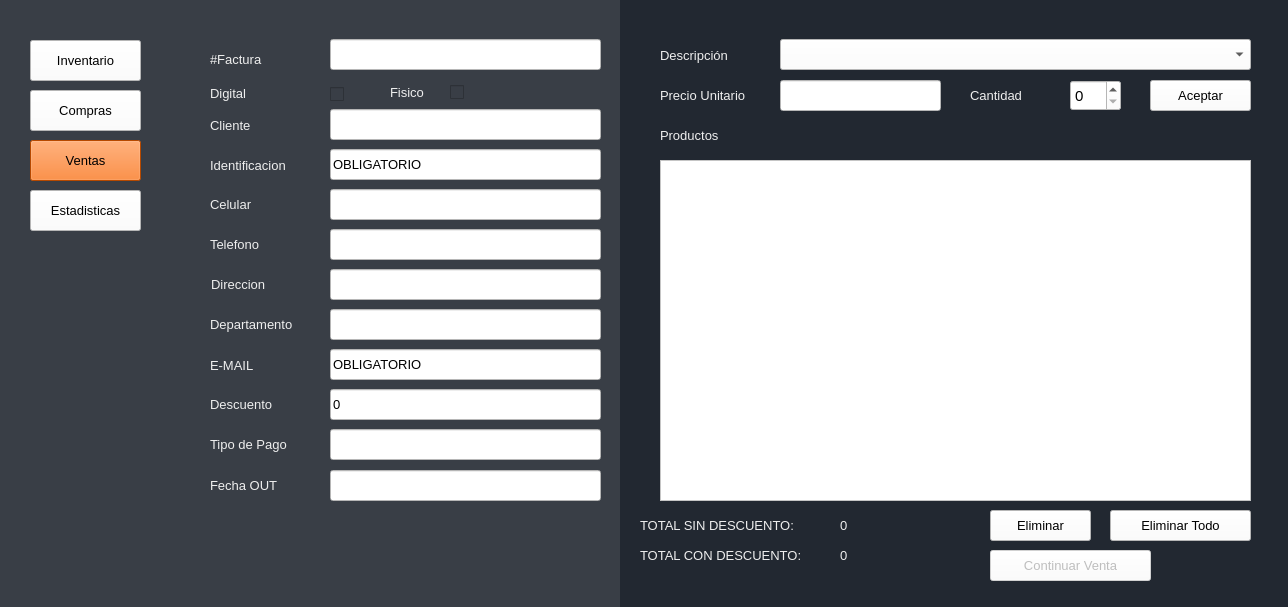
<?xml version="1.0" encoding="UTF-8"?>
<ui version="4.0">
 <class>Ventas</class>
 <widget class="QMainWindow" name="Ventas">
  <property name="windowModality">
   <enum>Qt::NonModal</enum>
  </property>
  <property name="geometry">
   <rect>
    <x>0</x>
    <y>0</y>
    <width>1288</width>
    <height>607</height>
   </rect>
  </property>
  <property name="sizePolicy">
   <sizepolicy hsizetype="Expanding" vsizetype="Expanding">
    <horstretch>0</horstretch>
    <verstretch>0</verstretch>
   </sizepolicy>
  </property>
  <property name="minimumSize">
   <size>
    <width>0</width>
    <height>0</height>
   </size>
  </property>
  <property name="maximumSize">
   <size>
    <width>1366</width>
    <height>768</height>
   </size>
  </property>
  <property name="windowTitle">
   <string>Ventas</string>
  </property>
  <property name="styleSheet">
   <string notr="true">background-color: rgb(255, 255, 255);</string>
  </property>
  <widget class="QWidget" name="centralwidget">
   <widget class="QLabel" name="label_5">
    <property name="geometry">
     <rect>
      <x>390</x>
      <y>77</y>
      <width>51</width>
      <height>31</height>
     </rect>
    </property>
    <property name="font">
     <font>
      <family>Arial</family>
      <pointsize>10</pointsize>
      <weight>50</weight>
      <bold>false</bold>
     </font>
    </property>
    <property name="styleSheet">
     <string notr="true">background-color: rgb(57, 62, 70);
color: rgb(238, 238, 238);</string>
    </property>
    <property name="text">
     <string>Fisico</string>
    </property>
   </widget>
   <widget class="QCheckBox" name="checkBoxDigital">
    <property name="geometry">
     <rect>
      <x>330</x>
      <y>86</y>
      <width>16</width>
      <height>17</height>
     </rect>
    </property>
    <property name="font">
     <font>
      <family>Eras Bold ITC</family>
      <pointsize>12</pointsize>
     </font>
    </property>
    <property name="styleSheet">
     <string notr="true">background-color: rgb(57, 62, 70);</string>
    </property>
    <property name="text">
     <string/>
    </property>
   </widget>
   <widget class="QLabel" name="label_7">
    <property name="geometry">
     <rect>
      <x>210</x>
      <y>78</y>
      <width>51</width>
      <height>31</height>
     </rect>
    </property>
    <property name="font">
     <font>
      <family>Arial</family>
      <pointsize>10</pointsize>
      <weight>50</weight>
      <bold>false</bold>
     </font>
    </property>
    <property name="styleSheet">
     <string notr="true">background-color: rgb(57, 62, 70);
color: rgb(238, 238, 238);</string>
    </property>
    <property name="text">
     <string>Digital</string>
    </property>
   </widget>
   <widget class="QCheckBox" name="checkBoxFisico">
    <property name="geometry">
     <rect>
      <x>450</x>
      <y>84</y>
      <width>16</width>
      <height>17</height>
     </rect>
    </property>
    <property name="font">
     <font>
      <family>Eras Bold ITC</family>
      <pointsize>12</pointsize>
     </font>
    </property>
    <property name="styleSheet">
     <string notr="true">background-color: rgb(57, 62, 70);</string>
    </property>
    <property name="text">
     <string/>
    </property>
   </widget>
   <widget class="QLabel" name="label_8">
    <property name="geometry">
     <rect>
      <x>210</x>
      <y>49</y>
      <width>81</width>
      <height>21</height>
     </rect>
    </property>
    <property name="font">
     <font>
      <family>Arial</family>
      <pointsize>10</pointsize>
      <weight>50</weight>
      <bold>false</bold>
     </font>
    </property>
    <property name="autoFillBackground">
     <bool>false</bool>
    </property>
    <property name="styleSheet">
     <string notr="true">background-color: rgb(57, 62, 70);
color: rgb(238, 238, 238);</string>
    </property>
    <property name="text">
     <string>#Factura</string>
    </property>
   </widget>
   <widget class="QLineEdit" name="lineEditFactura">
    <property name="geometry">
     <rect>
      <x>330</x>
      <y>39</y>
      <width>271</width>
      <height>31</height>
     </rect>
    </property>
    <property name="font">
     <font>
      <family>Arial</family>
      <pointsize>10</pointsize>
     </font>
    </property>
    <property name="styleSheet">
     <string notr="true">background-color: rgb(255, 255, 255);</string>
    </property>
    <property name="text">
     <string/>
    </property>
   </widget>
   <widget class="QLabel" name="label_9">
    <property name="geometry">
     <rect>
      <x>210</x>
      <y>110</y>
      <width>51</width>
      <height>31</height>
     </rect>
    </property>
    <property name="font">
     <font>
      <family>Arial</family>
      <pointsize>10</pointsize>
      <weight>50</weight>
      <bold>false</bold>
     </font>
    </property>
    <property name="styleSheet">
     <string notr="true">background-color: rgb(57, 62, 70);
color: rgb(238, 238, 238);</string>
    </property>
    <property name="text">
     <string>Cliente</string>
    </property>
   </widget>
   <widget class="QLineEdit" name="lineEditCliente">
    <property name="geometry">
     <rect>
      <x>330</x>
      <y>109</y>
      <width>271</width>
      <height>31</height>
     </rect>
    </property>
    <property name="font">
     <font>
      <family>Arial</family>
      <pointsize>10</pointsize>
     </font>
    </property>
    <property name="styleSheet">
     <string notr="true">background-color: rgb(255, 255, 255);</string>
    </property>
    <property name="text">
     <string/>
    </property>
   </widget>
   <widget class="QLabel" name="label_12">
    <property name="geometry">
     <rect>
      <x>210</x>
      <y>150</y>
      <width>101</width>
      <height>31</height>
     </rect>
    </property>
    <property name="font">
     <font>
      <family>Arial</family>
      <pointsize>10</pointsize>
      <weight>50</weight>
      <bold>false</bold>
     </font>
    </property>
    <property name="styleSheet">
     <string notr="true">background-color: rgb(57, 62, 70);
color: rgb(238, 238, 238);</string>
    </property>
    <property name="text">
     <string>Identificacion</string>
    </property>
   </widget>
   <widget class="QLineEdit" name="lineEditIdentificacion">
    <property name="geometry">
     <rect>
      <x>330</x>
      <y>149</y>
      <width>271</width>
      <height>31</height>
     </rect>
    </property>
    <property name="font">
     <font>
      <family>Arial</family>
      <pointsize>10</pointsize>
     </font>
    </property>
    <property name="styleSheet">
     <string notr="true">background-color: rgb(255, 255, 255);</string>
    </property>
    <property name="text">
     <string>OBLIGATORIO</string>
    </property>
   </widget>
   <widget class="QLabel" name="label_13">
    <property name="geometry">
     <rect>
      <x>210</x>
      <y>189</y>
      <width>71</width>
      <height>31</height>
     </rect>
    </property>
    <property name="font">
     <font>
      <family>Arial</family>
      <pointsize>10</pointsize>
      <weight>50</weight>
      <bold>false</bold>
     </font>
    </property>
    <property name="styleSheet">
     <string notr="true">background-color: rgb(57, 62, 70);
color: rgb(238, 238, 238);</string>
    </property>
    <property name="text">
     <string>Celular</string>
    </property>
   </widget>
   <widget class="QLineEdit" name="lineEditCelular">
    <property name="geometry">
     <rect>
      <x>330</x>
      <y>189</y>
      <width>271</width>
      <height>31</height>
     </rect>
    </property>
    <property name="font">
     <font>
      <family>Arial</family>
      <pointsize>10</pointsize>
     </font>
    </property>
    <property name="styleSheet">
     <string notr="true">background-color: rgb(255, 255, 255);</string>
    </property>
    <property name="text">
     <string/>
    </property>
   </widget>
   <widget class="QLabel" name="label_14">
    <property name="geometry">
     <rect>
      <x>210</x>
      <y>229</y>
      <width>61</width>
      <height>31</height>
     </rect>
    </property>
    <property name="font">
     <font>
      <family>Arial</family>
      <pointsize>10</pointsize>
      <weight>50</weight>
      <bold>false</bold>
     </font>
    </property>
    <property name="styleSheet">
     <string notr="true">background-color: rgb(57, 62, 70);
color: rgb(238, 238, 238);</string>
    </property>
    <property name="text">
     <string>Telefono</string>
    </property>
   </widget>
   <widget class="QLineEdit" name="lineEditTelefono">
    <property name="geometry">
     <rect>
      <x>330</x>
      <y>229</y>
      <width>271</width>
      <height>31</height>
     </rect>
    </property>
    <property name="font">
     <font>
      <family>Arial</family>
      <pointsize>10</pointsize>
     </font>
    </property>
    <property name="styleSheet">
     <string notr="true">background-color: rgb(255, 255, 255);</string>
    </property>
    <property name="text">
     <string/>
    </property>
   </widget>
   <widget class="QLabel" name="label_15">
    <property name="geometry">
     <rect>
      <x>211</x>
      <y>269</y>
      <width>71</width>
      <height>31</height>
     </rect>
    </property>
    <property name="font">
     <font>
      <family>Arial</family>
      <pointsize>10</pointsize>
      <weight>50</weight>
      <bold>false</bold>
     </font>
    </property>
    <property name="styleSheet">
     <string notr="true">background-color: rgb(57, 62, 70);
color: rgb(238, 238, 238);</string>
    </property>
    <property name="text">
     <string>Direccion</string>
    </property>
   </widget>
   <widget class="QLineEdit" name="lineEditDireccion">
    <property name="geometry">
     <rect>
      <x>330</x>
      <y>269</y>
      <width>271</width>
      <height>31</height>
     </rect>
    </property>
    <property name="font">
     <font>
      <family>Arial</family>
      <pointsize>10</pointsize>
     </font>
    </property>
    <property name="styleSheet">
     <string notr="true">background-color: rgb(255, 255, 255);</string>
    </property>
    <property name="text">
     <string/>
    </property>
   </widget>
   <widget class="QLabel" name="label_16">
    <property name="geometry">
     <rect>
      <x>210</x>
      <y>350</y>
      <width>61</width>
      <height>31</height>
     </rect>
    </property>
    <property name="font">
     <font>
      <family>Arial</family>
      <pointsize>10</pointsize>
      <weight>50</weight>
      <bold>false</bold>
     </font>
    </property>
    <property name="styleSheet">
     <string notr="true">background-color: rgb(57, 62, 70);
color: rgb(238, 238, 238);</string>
    </property>
    <property name="text">
     <string>E-MAIL</string>
    </property>
   </widget>
   <widget class="QLineEdit" name="lineEditEMAIL">
    <property name="geometry">
     <rect>
      <x>330</x>
      <y>349</y>
      <width>271</width>
      <height>31</height>
     </rect>
    </property>
    <property name="font">
     <font>
      <family>Arial</family>
      <pointsize>10</pointsize>
     </font>
    </property>
    <property name="styleSheet">
     <string notr="true">background-color: rgb(255, 255, 255);</string>
    </property>
    <property name="text">
     <string>OBLIGATORIO</string>
    </property>
   </widget>
   <widget class="QLineEdit" name="lineEditDescuento">
    <property name="enabled">
     <bool>true</bool>
    </property>
    <property name="geometry">
     <rect>
      <x>330</x>
      <y>389</y>
      <width>271</width>
      <height>31</height>
     </rect>
    </property>
    <property name="font">
     <font>
      <family>Arial</family>
      <pointsize>10</pointsize>
     </font>
    </property>
    <property name="styleSheet">
     <string notr="true">background-color: rgb(255, 255, 255);</string>
    </property>
    <property name="text">
     <string>0</string>
    </property>
   </widget>
   <widget class="QLabel" name="label_17">
    <property name="geometry">
     <rect>
      <x>210</x>
      <y>389</y>
      <width>91</width>
      <height>31</height>
     </rect>
    </property>
    <property name="font">
     <font>
      <family>Arial</family>
      <pointsize>10</pointsize>
      <weight>50</weight>
      <bold>false</bold>
     </font>
    </property>
    <property name="styleSheet">
     <string notr="true">background-color: rgb(57, 62, 70);
color: rgb(238, 238, 238);</string>
    </property>
    <property name="text">
     <string>Descuento</string>
    </property>
   </widget>
   <widget class="QLabel" name="label_4">
    <property name="geometry">
     <rect>
      <x>660</x>
      <y>40</y>
      <width>111</width>
      <height>31</height>
     </rect>
    </property>
    <property name="font">
     <font>
      <family>Arial</family>
      <pointsize>10</pointsize>
      <weight>50</weight>
      <bold>false</bold>
     </font>
    </property>
    <property name="styleSheet">
     <string notr="true">background-color: rgb(34, 40, 49);
color: rgb(238, 238, 238);</string>
    </property>
    <property name="text">
     <string>Descripción</string>
    </property>
   </widget>
   <widget class="QComboBox" name="comboBoxDescripcion">
    <property name="geometry">
     <rect>
      <x>780</x>
      <y>39</y>
      <width>471</width>
      <height>31</height>
     </rect>
    </property>
    <property name="font">
     <font>
      <family>Arial</family>
      <pointsize>9</pointsize>
      <weight>50</weight>
      <bold>false</bold>
     </font>
    </property>
    <property name="styleSheet">
     <string notr="true">background-color: rgb(255, 255, 255);</string>
    </property>
   </widget>
   <widget class="QSpinBox" name="spinBoxCantidad">
    <property name="geometry">
     <rect>
      <x>1070</x>
      <y>80</y>
      <width>51</width>
      <height>31</height>
     </rect>
    </property>
    <property name="font">
     <font>
      <family>Arial</family>
      <pointsize>11</pointsize>
     </font>
    </property>
    <property name="styleSheet">
     <string notr="true">background-color: rgb(255, 255, 255);</string>
    </property>
   </widget>
   <widget class="QPushButton" name="botonVentasAceptar">
    <property name="geometry">
     <rect>
      <x>1150</x>
      <y>80</y>
      <width>101</width>
      <height>31</height>
     </rect>
    </property>
    <property name="font">
     <font>
      <family>Arial</family>
      <pointsize>10</pointsize>
      <weight>50</weight>
      <bold>false</bold>
     </font>
    </property>
    <property name="styleSheet">
     <string notr="true">background-color: rgb(255, 255, 255);</string>
    </property>
    <property name="text">
     <string>Aceptar</string>
    </property>
   </widget>
   <widget class="QListWidget" name="listWidget">
    <property name="geometry">
     <rect>
      <x>660</x>
      <y>160</y>
      <width>591</width>
      <height>341</height>
     </rect>
    </property>
    <property name="font">
     <font>
      <family>Arial</family>
      <pointsize>10</pointsize>
     </font>
    </property>
    <property name="styleSheet">
     <string notr="true">background-color: rgb(255, 255, 255);</string>
    </property>
   </widget>
   <widget class="QPushButton" name="botonEliminar">
    <property name="geometry">
     <rect>
      <x>990</x>
      <y>510</y>
      <width>101</width>
      <height>31</height>
     </rect>
    </property>
    <property name="font">
     <font>
      <family>Arial</family>
      <pointsize>10</pointsize>
      <weight>50</weight>
      <bold>false</bold>
     </font>
    </property>
    <property name="styleSheet">
     <string notr="true">background-color: rgb(255, 255, 255);</string>
    </property>
    <property name="text">
     <string>Eliminar</string>
    </property>
   </widget>
   <widget class="QLabel" name="label_6">
    <property name="geometry">
     <rect>
      <x>660</x>
      <y>120</y>
      <width>91</width>
      <height>31</height>
     </rect>
    </property>
    <property name="font">
     <font>
      <family>Arial</family>
      <pointsize>10</pointsize>
      <weight>50</weight>
      <bold>false</bold>
     </font>
    </property>
    <property name="styleSheet">
     <string notr="true">background-color: rgb(34, 40, 49);
color: rgb(238, 238, 238);</string>
    </property>
    <property name="text">
     <string>Productos</string>
    </property>
   </widget>
   <widget class="QPushButton" name="botonEliminarTodo">
    <property name="geometry">
     <rect>
      <x>1110</x>
      <y>510</y>
      <width>141</width>
      <height>31</height>
     </rect>
    </property>
    <property name="font">
     <font>
      <family>Arial</family>
      <pointsize>10</pointsize>
      <weight>50</weight>
      <bold>false</bold>
     </font>
    </property>
    <property name="styleSheet">
     <string notr="true">background-color: rgb(255, 255, 255);</string>
    </property>
    <property name="text">
     <string>Eliminar Todo</string>
    </property>
   </widget>
   <widget class="QPushButton" name="botonContinuarVenta">
    <property name="enabled">
     <bool>false</bool>
    </property>
    <property name="geometry">
     <rect>
      <x>990</x>
      <y>550</y>
      <width>161</width>
      <height>31</height>
     </rect>
    </property>
    <property name="font">
     <font>
      <family>Arial</family>
      <pointsize>10</pointsize>
      <weight>50</weight>
      <bold>false</bold>
     </font>
    </property>
    <property name="styleSheet">
     <string notr="true">background-color: rgb(255, 255, 255);</string>
    </property>
    <property name="text">
     <string>Continuar Venta</string>
    </property>
   </widget>
   <widget class="QLabel" name="label_10">
    <property name="geometry">
     <rect>
      <x>660</x>
      <y>80</y>
      <width>141</width>
      <height>31</height>
     </rect>
    </property>
    <property name="font">
     <font>
      <family>Arial</family>
      <pointsize>10</pointsize>
      <weight>50</weight>
      <bold>false</bold>
     </font>
    </property>
    <property name="styleSheet">
     <string notr="true">background-color: rgb(34, 40, 49);
color: rgb(238, 238, 238);</string>
    </property>
    <property name="text">
     <string>Precio Unitario</string>
    </property>
   </widget>
   <widget class="QLineEdit" name="lineEditPrecio">
    <property name="geometry">
     <rect>
      <x>780</x>
      <y>80</y>
      <width>161</width>
      <height>31</height>
     </rect>
    </property>
    <property name="font">
     <font>
      <family>Arial</family>
      <pointsize>10</pointsize>
     </font>
    </property>
    <property name="styleSheet">
     <string notr="true">background-color: rgb(255, 255, 255);</string>
    </property>
    <property name="text">
     <string/>
    </property>
   </widget>
   <widget class="QLabel" name="label_11">
    <property name="geometry">
     <rect>
      <x>970</x>
      <y>80</y>
      <width>91</width>
      <height>31</height>
     </rect>
    </property>
    <property name="font">
     <font>
      <family>Arial</family>
      <pointsize>10</pointsize>
      <weight>50</weight>
      <bold>false</bold>
     </font>
    </property>
    <property name="styleSheet">
     <string notr="true">background-color: rgb(34, 40, 49);
color: rgb(238, 238, 238);</string>
    </property>
    <property name="text">
     <string>Cantidad</string>
    </property>
   </widget>
   <widget class="QLabel" name="label">
    <property name="geometry">
     <rect>
      <x>620</x>
      <y>0</y>
      <width>701</width>
      <height>611</height>
     </rect>
    </property>
    <property name="font">
     <font>
      <family>Eras Bold ITC</family>
      <pointsize>12</pointsize>
      <weight>50</weight>
      <bold>false</bold>
     </font>
    </property>
    <property name="styleSheet">
     <string notr="true">background-color: rgb(34, 40, 49);
color: rgb(238, 238, 238);</string>
    </property>
    <property name="text">
     <string/>
    </property>
   </widget>
   <widget class="QPushButton" name="botonCompras">
    <property name="geometry">
     <rect>
      <x>30</x>
      <y>90</y>
      <width>111</width>
      <height>41</height>
     </rect>
    </property>
    <property name="font">
     <font>
      <family>Arial</family>
      <pointsize>10</pointsize>
      <weight>50</weight>
      <bold>false</bold>
     </font>
    </property>
    <property name="styleSheet">
     <string notr="true">background-color: rgb(255, 255, 255);</string>
    </property>
    <property name="text">
     <string>Compras</string>
    </property>
   </widget>
   <widget class="QPushButton" name="botonInventario">
    <property name="geometry">
     <rect>
      <x>30</x>
      <y>40</y>
      <width>111</width>
      <height>41</height>
     </rect>
    </property>
    <property name="font">
     <font>
      <family>Arial</family>
      <pointsize>10</pointsize>
      <weight>50</weight>
      <bold>false</bold>
     </font>
    </property>
    <property name="styleSheet">
     <string notr="true">background-color: rgb(255, 255, 255);</string>
    </property>
    <property name="text">
     <string>Inventario</string>
    </property>
   </widget>
   <widget class="QPushButton" name="botonVentas">
    <property name="geometry">
     <rect>
      <x>30</x>
      <y>140</y>
      <width>111</width>
      <height>41</height>
     </rect>
    </property>
    <property name="font">
     <font>
      <family>Arial</family>
      <pointsize>10</pointsize>
      <weight>50</weight>
      <bold>false</bold>
     </font>
    </property>
    <property name="styleSheet">
     <string notr="true">background-color: rgb(255, 102, 0);</string>
    </property>
    <property name="text">
     <string>Ventas</string>
    </property>
   </widget>
   <widget class="QLabel" name="label_18">
    <property name="geometry">
     <rect>
      <x>210</x>
      <y>429</y>
      <width>101</width>
      <height>31</height>
     </rect>
    </property>
    <property name="font">
     <font>
      <family>Arial</family>
      <pointsize>10</pointsize>
      <weight>50</weight>
      <bold>false</bold>
     </font>
    </property>
    <property name="styleSheet">
     <string notr="true">background-color: rgb(57, 62, 70);
color: rgb(238, 238, 238);</string>
    </property>
    <property name="text">
     <string>Tipo de Pago</string>
    </property>
   </widget>
   <widget class="QLineEdit" name="lineEditTipoPago">
    <property name="enabled">
     <bool>true</bool>
    </property>
    <property name="geometry">
     <rect>
      <x>330</x>
      <y>429</y>
      <width>271</width>
      <height>31</height>
     </rect>
    </property>
    <property name="font">
     <font>
      <family>Arial</family>
      <pointsize>10</pointsize>
     </font>
    </property>
    <property name="styleSheet">
     <string notr="true">background-color: rgb(255, 255, 255);</string>
    </property>
    <property name="text">
     <string/>
    </property>
   </widget>
   <widget class="QLabel" name="label_19">
    <property name="geometry">
     <rect>
      <x>210</x>
      <y>309</y>
      <width>101</width>
      <height>31</height>
     </rect>
    </property>
    <property name="font">
     <font>
      <family>Arial</family>
      <pointsize>10</pointsize>
      <weight>50</weight>
      <bold>false</bold>
     </font>
    </property>
    <property name="styleSheet">
     <string notr="true">background-color: rgb(57, 62, 70);
color: rgb(238, 238, 238);</string>
    </property>
    <property name="text">
     <string>Departamento</string>
    </property>
   </widget>
   <widget class="QLineEdit" name="lineEditDepartamento">
    <property name="enabled">
     <bool>true</bool>
    </property>
    <property name="geometry">
     <rect>
      <x>330</x>
      <y>309</y>
      <width>271</width>
      <height>31</height>
     </rect>
    </property>
    <property name="font">
     <font>
      <family>Arial</family>
      <pointsize>10</pointsize>
     </font>
    </property>
    <property name="styleSheet">
     <string notr="true">background-color: rgb(255, 255, 255);</string>
    </property>
    <property name="text">
     <string/>
    </property>
   </widget>
   <widget class="QLabel" name="labelTotal">
    <property name="geometry">
     <rect>
      <x>840</x>
      <y>510</y>
      <width>131</width>
      <height>31</height>
     </rect>
    </property>
    <property name="font">
     <font>
      <family>Arial</family>
      <pointsize>10</pointsize>
      <weight>50</weight>
      <bold>false</bold>
     </font>
    </property>
    <property name="styleSheet">
     <string notr="true">background-color: rgb(34, 40, 49);
color: rgb(238, 238, 238);</string>
    </property>
    <property name="text">
     <string>0</string>
    </property>
   </widget>
   <widget class="QLabel" name="label_2">
    <property name="geometry">
     <rect>
      <x>640</x>
      <y>510</y>
      <width>191</width>
      <height>31</height>
     </rect>
    </property>
    <property name="font">
     <font>
      <family>Arial</family>
      <pointsize>10</pointsize>
      <weight>50</weight>
      <bold>false</bold>
     </font>
    </property>
    <property name="styleSheet">
     <string notr="true">background-color: rgb(34, 40, 49);
color: rgb(238, 238, 238);</string>
    </property>
    <property name="text">
     <string>TOTAL SIN DESCUENTO:</string>
    </property>
   </widget>
   <widget class="QLabel" name="label_3">
    <property name="geometry">
     <rect>
      <x>640</x>
      <y>540</y>
      <width>201</width>
      <height>31</height>
     </rect>
    </property>
    <property name="font">
     <font>
      <family>Arial</family>
      <pointsize>10</pointsize>
      <weight>50</weight>
      <bold>false</bold>
     </font>
    </property>
    <property name="styleSheet">
     <string notr="true">background-color: rgb(34, 40, 49);
color: rgb(238, 238, 238);</string>
    </property>
    <property name="text">
     <string>TOTAL CON DESCUENTO:</string>
    </property>
   </widget>
   <widget class="QLabel" name="labelDescuento">
    <property name="geometry">
     <rect>
      <x>840</x>
      <y>540</y>
      <width>131</width>
      <height>31</height>
     </rect>
    </property>
    <property name="font">
     <font>
      <family>Arial</family>
      <pointsize>10</pointsize>
      <weight>50</weight>
      <bold>false</bold>
     </font>
    </property>
    <property name="styleSheet">
     <string notr="true">background-color: rgb(34, 40, 49);
color: rgb(238, 238, 238);</string>
    </property>
    <property name="text">
     <string>0</string>
    </property>
   </widget>
   <widget class="QLabel" name="label_21">
    <property name="geometry">
     <rect>
      <x>0</x>
      <y>-10</y>
      <width>621</width>
      <height>621</height>
     </rect>
    </property>
    <property name="styleSheet">
     <string notr="true">background-color: rgb(57, 62, 70);</string>
    </property>
    <property name="text">
     <string/>
    </property>
   </widget>
   <widget class="QLineEdit" name="lineEditFecha">
    <property name="enabled">
     <bool>true</bool>
    </property>
    <property name="geometry">
     <rect>
      <x>330</x>
      <y>470</y>
      <width>271</width>
      <height>31</height>
     </rect>
    </property>
    <property name="font">
     <font>
      <family>Arial</family>
      <pointsize>10</pointsize>
      <weight>50</weight>
      <bold>false</bold>
     </font>
    </property>
    <property name="styleSheet">
     <string notr="true">background-color: rgb(255, 255, 255);</string>
    </property>
    <property name="text">
     <string/>
    </property>
   </widget>
   <widget class="QLabel" name="label_20">
    <property name="geometry">
     <rect>
      <x>210</x>
      <y>470</y>
      <width>101</width>
      <height>31</height>
     </rect>
    </property>
    <property name="font">
     <font>
      <family>Arial</family>
      <pointsize>10</pointsize>
      <weight>50</weight>
      <bold>false</bold>
     </font>
    </property>
    <property name="styleSheet">
     <string notr="true">background-color: rgb(57, 62, 70);
color: rgb(238, 238, 238);</string>
    </property>
    <property name="text">
     <string>Fecha OUT</string>
    </property>
   </widget>
   <widget class="QPushButton" name="botonEstadisticas">
    <property name="geometry">
     <rect>
      <x>30</x>
      <y>190</y>
      <width>111</width>
      <height>41</height>
     </rect>
    </property>
    <property name="font">
     <font>
      <family>Arial</family>
      <pointsize>10</pointsize>
      <weight>50</weight>
      <bold>false</bold>
     </font>
    </property>
    <property name="styleSheet">
     <string notr="true">background-color: rgb(255, 255, 255);</string>
    </property>
    <property name="text">
     <string>Estadisticas</string>
    </property>
   </widget>
   <zorder>label_21</zorder>
   <zorder>label</zorder>
   <zorder>label_5</zorder>
   <zorder>checkBoxDigital</zorder>
   <zorder>label_7</zorder>
   <zorder>checkBoxFisico</zorder>
   <zorder>label_8</zorder>
   <zorder>lineEditFactura</zorder>
   <zorder>label_9</zorder>
   <zorder>lineEditCliente</zorder>
   <zorder>label_12</zorder>
   <zorder>lineEditIdentificacion</zorder>
   <zorder>label_13</zorder>
   <zorder>lineEditCelular</zorder>
   <zorder>label_14</zorder>
   <zorder>lineEditTelefono</zorder>
   <zorder>label_15</zorder>
   <zorder>lineEditDireccion</zorder>
   <zorder>label_16</zorder>
   <zorder>lineEditEMAIL</zorder>
   <zorder>lineEditDescuento</zorder>
   <zorder>label_17</zorder>
   <zorder>label_4</zorder>
   <zorder>comboBoxDescripcion</zorder>
   <zorder>spinBoxCantidad</zorder>
   <zorder>botonVentasAceptar</zorder>
   <zorder>botonEliminar</zorder>
   <zorder>label_6</zorder>
   <zorder>botonEliminarTodo</zorder>
   <zorder>botonContinuarVenta</zorder>
   <zorder>label_10</zorder>
   <zorder>lineEditPrecio</zorder>
   <zorder>label_11</zorder>
   <zorder>listWidget</zorder>
   <zorder>botonCompras</zorder>
   <zorder>botonInventario</zorder>
   <zorder>botonVentas</zorder>
   <zorder>label_18</zorder>
   <zorder>lineEditTipoPago</zorder>
   <zorder>label_19</zorder>
   <zorder>lineEditDepartamento</zorder>
   <zorder>labelTotal</zorder>
   <zorder>label_2</zorder>
   <zorder>label_3</zorder>
   <zorder>labelDescuento</zorder>
   <zorder>lineEditFecha</zorder>
   <zorder>label_20</zorder>
   <zorder>botonEstadisticas</zorder>
  </widget>
 </widget>
 <tabstops>
  <tabstop>botonInventario</tabstop>
  <tabstop>botonCompras</tabstop>
  <tabstop>botonVentas</tabstop>
  <tabstop>lineEditFactura</tabstop>
  <tabstop>checkBoxDigital</tabstop>
  <tabstop>checkBoxFisico</tabstop>
  <tabstop>lineEditCliente</tabstop>
  <tabstop>lineEditIdentificacion</tabstop>
  <tabstop>lineEditCelular</tabstop>
  <tabstop>lineEditTelefono</tabstop>
  <tabstop>lineEditDireccion</tabstop>
  <tabstop>lineEditDepartamento</tabstop>
  <tabstop>lineEditEMAIL</tabstop>
  <tabstop>lineEditDescuento</tabstop>
  <tabstop>lineEditTipoPago</tabstop>
  <tabstop>comboBoxDescripcion</tabstop>
  <tabstop>lineEditPrecio</tabstop>
  <tabstop>spinBoxCantidad</tabstop>
  <tabstop>botonVentasAceptar</tabstop>
  <tabstop>listWidget</tabstop>
  <tabstop>botonEliminar</tabstop>
  <tabstop>botonEliminarTodo</tabstop>
  <tabstop>botonContinuarVenta</tabstop>
 </tabstops>
 <resources/>
 <connections/>
</ui>
